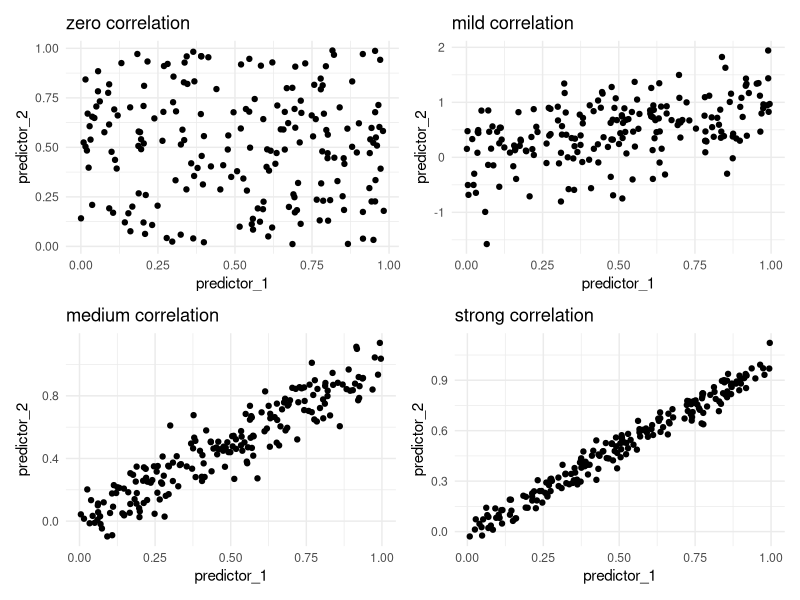

Reproduce this figure in R.
## ---- chunk 1
#| label: fig-correlation-examples
#| echo: false
#| message: false
#| fig-cap: |
#|   uncorrelated features and correlated feature
#| fig-alt: |
#|   4 Scatter charts. All present the relationship between predictor_1 and 
#|   predictor_2. The first chart shows points uniformally spread. With each of
#|   the following charts having stronger and stronger trend between the two
#|   predictors.
library(ggplot2)
library(dplyr)
library(patchwork)

g1 <- tibble(predictor_1 = runif(200)) |>
  mutate(predictor_2 = runif(200)) |>
  ggplot(aes(predictor_1, predictor_2)) +
  geom_point() +
  theme_minimal() +
  labs(title = "zero correlation")

g2 <- tibble(predictor_1 = runif(200)) |>
  mutate(predictor_2 = predictor_1 + rnorm(200, sd = 0.5)) |>
  ggplot(aes(predictor_1, predictor_2)) +
  geom_point() +
  theme_minimal() +
  labs(title = "mild correlation")

g3 <- tibble(predictor_1 = runif(200)) |>
  mutate(predictor_2 = predictor_1 + rnorm(200, sd = 0.1)) |>
  ggplot(aes(predictor_1, predictor_2)) +
  geom_point() +
  theme_minimal() +
  labs(title = "medium correlation")

g4 <- tibble(predictor_1 = runif(200)) |>
  mutate(predictor_2 = predictor_1 + rnorm(200, sd = 0.05)) |>
  ggplot(aes(predictor_1, predictor_2)) +
  geom_point() +
  theme_minimal() +
  labs(title = "strong correlation")

(g1 + g2) / (g3 + g4)
